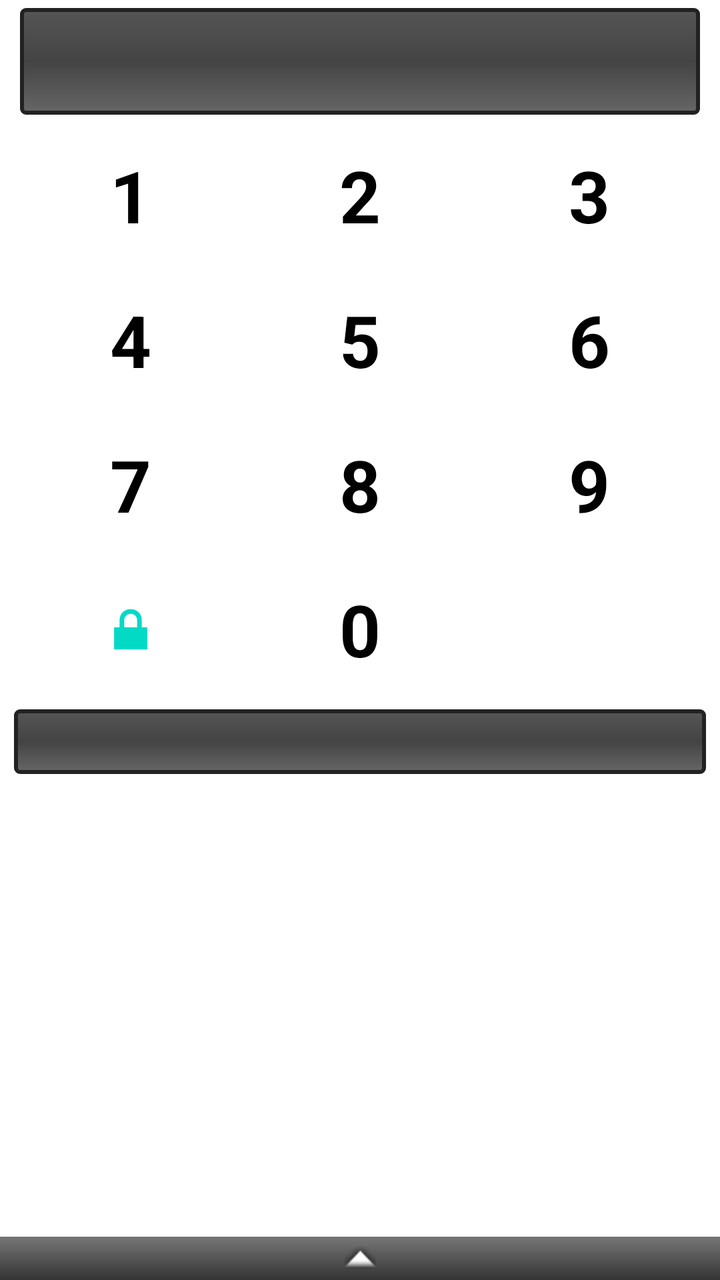
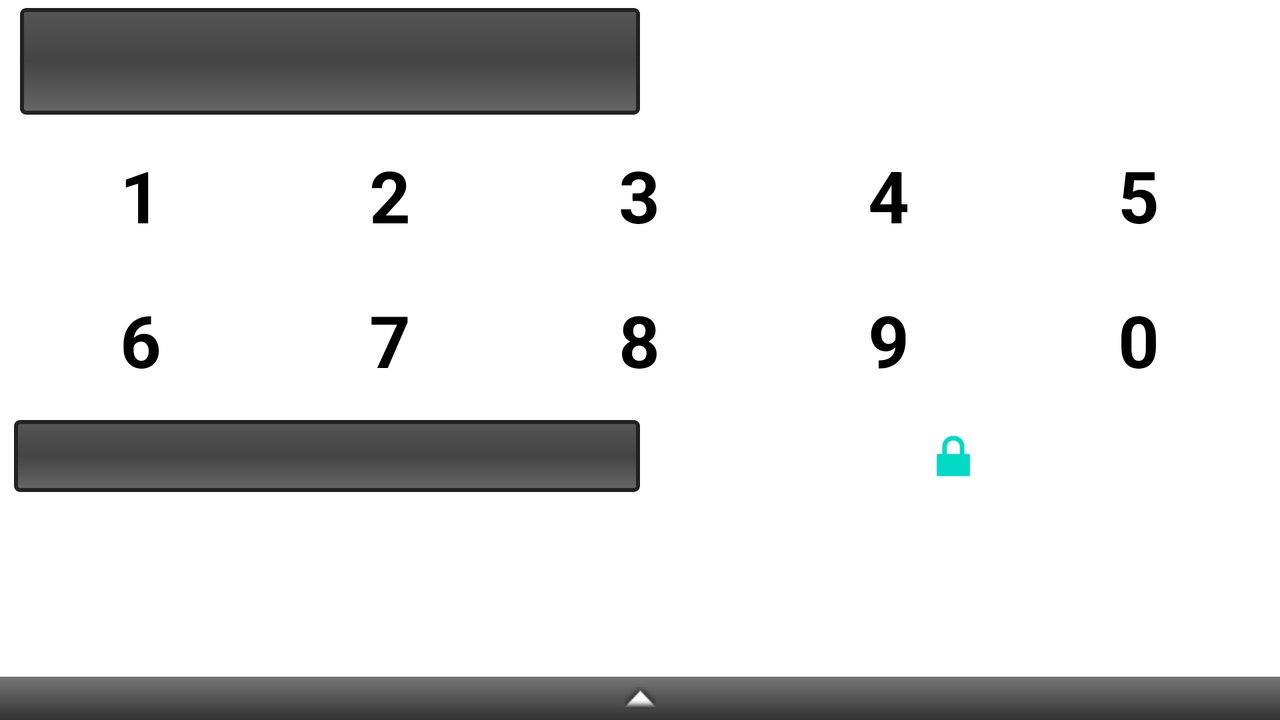

Two renders of one Android screen. The first uses the default layout on a phone; the second uses the alternative layout the repository ships for a different screen configuration, on a matching device. The two XML files are below.
<!-- AndroidManifest.xml: fallback theme Theme.MaterialComponents.DayNight.NoActionBar -->
<!-- res/layout/main.xml -->
<RelativeLayout xmlns:android="http://schemas.android.com/apk/res/android"
    xmlns:tools="http://schemas.android.com/tools"
    android:id="@+id/topLayout"
    android:layout_width="match_parent"
    android:layout_height="match_parent"
    android:orientation="vertical"
    tools:context=".BluetoothHC05" >

    <ScrollView
        android:id="@+id/scrollView1"
        android:layout_width="match_parent"
        android:layout_height="wrap_content" >

        <LinearLayout
            android:layout_width="match_parent"
            android:layout_height="match_parent"
            android:orientation="vertical"
            android:padding="4dp" >

            <LinearLayout
                android:layout_width="match_parent"
                android:layout_height="wrap_content"
                android:paddingLeft="6dp"
                android:paddingRight="6dp" >

                <EditText
                    android:id="@+id/pinText"
                    android:layout_width="0dip"
                    android:layout_height="wrap_content"
                    android:layout_weight="1"
                    android:background="@drawable/rounded"
                    android:clickable="false"
                    android:ems="10"
                    android:focusable="false"
                    android:focusableInTouchMode="false"
                    android:gravity="center_vertical|center_horizontal"
                    android:inputType="textPassword"
                    android:longClickable="false"
                    android:textColor="#ffffff"
                    android:textSize="40sp" >

                    <requestFocus />
                </EditText>
            </LinearLayout>

            <TableLayout
                android:layout_width="fill_parent"
                android:layout_height="wrap_content"
                android:layout_margin="4dp" >

                <TableRow
                    android:id="@+id/TableRow1"
                    android:layout_width="fill_parent"
                    android:layout_height="wrap_content" >

                    <Button
                        android:id="@+id/Button1"
                        style="@style/button"
                        android:layout_width="fill_parent"
                        android:layout_height="wrap_content"
                        android:layout_margin="2dp"
                        android:layout_weight="1"
                        android:onClick="buttonPressed"
                        android:text=" 1 " />

                    <Button
                        android:id="@+id/Button2"
                        style="@style/button"
                        android:layout_width="fill_parent"
                        android:layout_height="wrap_content"
                        android:layout_margin="2dp"
                        android:layout_weight="1"
                        android:onClick="buttonPressed"
                        android:text=" 2 " />

                    <Button
                        android:id="@+id/Button3"
                        style="@style/button"
                        android:layout_width="fill_parent"
                        android:layout_height="wrap_content"
                        android:layout_margin="2dp"
                        android:layout_weight="1"
                        android:onClick="buttonPressed"
                        android:text=" 3 " />
                </TableRow>

                <TableRow
                    android:id="@+id/TableRow2"
                    android:layout_width="fill_parent"
                    android:layout_height="wrap_content" >

                    <Button
                        android:id="@+id/Button4"
                        style="@style/button"
                        android:layout_width="fill_parent"
                        android:layout_height="wrap_content"
                        android:layout_margin="2dp"
                        android:layout_weight="1"
                        android:onClick="buttonPressed"
                        android:text=" 4 " />

                    <Button
                        android:id="@+id/Button5"
                        style="@style/button"
                        android:layout_width="fill_parent"
                        android:layout_height="wrap_content"
                        android:layout_margin="2dp"
                        android:layout_weight="1"
                        android:onClick="buttonPressed"
                        android:text=" 5 " />

                    <Button
                        android:id="@+id/button6"
                        style="@style/button"
                        android:layout_width="fill_parent"
                        android:layout_height="wrap_content"
                        android:layout_margin="2dp"
                        android:layout_weight="1"
                        android:onClick="buttonPressed"
                        android:text=" 6 " />
                </TableRow>

                <TableRow
                    android:id="@+id/TableRow3"
                    android:layout_width="fill_parent"
                    android:layout_height="wrap_content" >

                    <Button
                        android:id="@+id/Button7"
                        style="@style/button"
                        android:layout_width="fill_parent"
                        android:layout_height="wrap_content"
                        android:layout_margin="2dp"
                        android:layout_weight="1"
                        android:onClick="buttonPressed"
                        android:text="7" />

                    <Button
                        android:id="@+id/Button8"
                        style="@style/button"
                        android:layout_width="fill_parent"
                        android:layout_height="wrap_content"
                        android:layout_margin="2dp"
                        android:layout_weight="1"
                        android:onClick="buttonPressed"
                        android:text="8" />

                    <Button
                        android:id="@+id/Button9"
                        style="@style/button"
                        android:layout_width="fill_parent"
                        android:layout_height="wrap_content"
                        android:layout_margin="2dp"
                        android:layout_weight="1"
                        android:onClick="buttonPressed"
                        android:text="9" />
                </TableRow>

                <TableRow
                    android:id="@+id/TableRow4"
                    android:layout_width="fill_parent"
                    android:layout_height="wrap_content" >

                    <ImageButton
                        android:id="@+id/buttonOpen"
                        style="@style/button"
                        android:layout_width="fill_parent"
                        android:layout_height="match_parent"
                        android:layout_margin="2dp"
                        android:layout_weight="1"
                        android:onClick="buttonPressed"
                        android:src="@android:drawable/ic_lock_lock" />

                    <Button
                        android:id="@+id/Button0"
                        style="@style/button"
                        android:layout_width="fill_parent"
                        android:layout_height="wrap_content"
                        android:layout_margin="2dp"
                        android:layout_weight="1"
                        android:onClick="buttonPressed"
                        android:text=" 0 " />

                    <ImageButton
                        android:id="@+id/buttonBS"
                        style="@style/button"
                        android:layout_width="fill_parent"
                        android:layout_height="match_parent"
                        android:layout_margin="2dp"
                        android:layout_weight="1"
                        android:onClick="buttonPressed"
                        android:src="@android:drawable/ic_input_delete" />
                </TableRow>
            </TableLayout>

            <LinearLayout
                android:layout_width="match_parent"
                android:layout_height="wrap_content"
                android:paddingLeft="3dp"
                android:paddingRight="3dp" >

                <EditText
                    android:id="@+id/infoArea"
                    android:layout_width="match_parent"
                    android:layout_height="fill_parent"
                    android:layout_weight="1"
                    android:background="@drawable/rounded"
                    android:clickable="false"
                    android:ems="10"
                    android:focusable="false"
                    android:focusableInTouchMode="false"
                    android:gravity="center_vertical|center_horizontal"
                    android:inputType="textMultiLine"
                    android:longClickable="false"
                    android:padding="4dp"
                    android:scrollHorizontally="true"
                    android:scrollbars="horizontal" />
            </LinearLayout>
        </LinearLayout>
    </ScrollView>

    <SlidingDrawer
        android:id="@+id/slidingDrawer"
        android:layout_width="match_parent"
        android:layout_height="fill_parent"
        android:allowSingleTap="true"
        android:animateOnClick="true"
        android:content="@+id/logView"
        android:handle="@+id/handle"
        android:orientation="vertical" >

        <ImageButton
            android:id="@+id/handle"
            style="@style/button"
            android:layout_width="fill_parent"
            android:layout_height="wrap_content"
            android:background="@drawable/slider"
            android:focusableInTouchMode="true"
            android:maxLines="1"
            android:padding="5dp"
            android:scrollHorizontally="false"
            android:scrollbarAlwaysDrawVerticalTrack="false"
            android:src="@android:drawable/arrow_up_float"
            android:text="Logfile"
            android:textColor="@android:color/white"
            android:textSize="14sp" />

        <TextView
            android:id="@+id/logView"
            android:layout_width="fill_parent"
            android:layout_height="match_parent"
            android:background="#333"
            android:scrollHorizontally="false"
            android:scrollbarAlwaysDrawVerticalTrack="true"
            android:scrollbarStyle="outsideInset"
            android:scrollbars="vertical" />
    </SlidingDrawer>

</RelativeLayout>
<!-- resources referenced by this layout -->
<resources>
  <!-- drawable rounded (drawable) -->
  <?xml version="1.0" encoding="utf-8"?>
  <shape xmlns:android="http://schemas.android.com/apk/res/android"
      android:shape="rectangle" >
  
      <corners android:radius="2dp" />
  
      <gradient
          xmlns:android="http://schemas.android.com/apk/res/android"
          android:angle="90"
          android:centerColor="#444444"
          android:endColor="#555555"
          android:startColor="#666666"
          android:type="linear" />
  
      <stroke
          android:width="2dp"
          android:color="#222222" />
  
  </shape>
  <!-- drawable slider (drawable) -->
  <?xml version="1.0" encoding="utf-8"?>
  <shape xmlns:android="http://schemas.android.com/apk/res/android"
      android:shape="rectangle" >
  
      <gradient
          xmlns:android="http://schemas.android.com/apk/res/android"
          android:angle="90"
          android:endColor="#777"
          android:startColor="#333"
          android:type="linear" >
      </gradient>
      
  
  </shape>
  <style name="button" parent="@android:style/Widget.Button">
          <item name="android:gravity">center_vertical|center_horizontal</item>
          <item name="android:shadowColor">#FFFFFF</item>
          <item name="android:shadowDx">2</item>
          <item name="android:shadowDy">2</item>
          <item name="android:shadowRadius">1</item>
          <item name="android:textStyle">bold</item>
          <item name="android:textSize">36sp</item>
          <item name="android:background">@drawable/button</item>
          <item name="android:focusable">true</item>
          <item name="android:clickable">true</item>
          <item name="android:textColor">@drawable/button_text</item>
  
           </style>
  <!-- drawable button_text (drawable) -->
  <?xml version="1.0" encoding="utf-8"?>
  <selector xmlns:android="http://schemas.android.com/apk/res/android">
    
    <item android:state_enabled="false" android:color="#202020" /> 
    <item                               android:color="#000000"/>
  </selector>
</resources>
<!-- res/layout-land/main.xml (the repository's variant of the layout above) -->
<!-- drawn on the phone turned sideways -->
<RelativeLayout xmlns:android="http://schemas.android.com/apk/res/android"
    xmlns:tools="http://schemas.android.com/tools"
    android:id="@+id/topLayout"
    android:layout_width="match_parent"
    android:layout_height="match_parent"
    android:orientation="horizontal"
    tools:context=".BluetoothHC05" >

    <ScrollView
        android:id="@+id/scrollView"
        android:layout_width="match_parent"
        android:layout_height="wrap_content" >

        <LinearLayout
            android:layout_width="match_parent"
            android:layout_height="match_parent"
            android:orientation="vertical"
            android:padding="4dp" >

            <LinearLayout
                android:layout_width="match_parent"
                android:layout_height="wrap_content"
                android:paddingLeft="6dp"
                android:paddingRight="6dp" >

                <EditText
                    android:id="@+id/pinText"
                    android:layout_width="fill_parent"
                    android:layout_height="wrap_content"
                    android:layout_weight="1"
                    android:background="@drawable/rounded"
                    android:clickable="false"
                    android:ems="10"
                    android:focusable="false"
                    android:focusableInTouchMode="false"
                    android:gravity="center_vertical|center_horizontal"
                    android:inputType="textPassword"
                    android:longClickable="false"
                    android:textColor="#ffffff"
                    android:textSize="40sp" >

                    <requestFocus />
                </EditText>

                <ImageButton
                    android:id="@id/buttonBS"
                    style="@style/button"
                    android:layout_width="fill_parent"
                    android:layout_height="match_parent"
                    android:layout_margin="2dp"
                    android:layout_weight="1"
                    android:onClick="buttonPressed"
                    android:padding="100dp"
                    android:src="@android:drawable/ic_input_delete" />
            </LinearLayout>

            <TableLayout
                android:layout_width="fill_parent"
                android:layout_height="wrap_content"
                android:layout_margin="4dp" >

                <TableRow
                    android:id="@+id/TableRow1"
                    android:layout_width="fill_parent"
                    android:layout_height="wrap_content" >

                    <Button
                        android:id="@+id/Button1"
                        style="@style/button"
                        android:layout_width="fill_parent"
                        android:layout_height="wrap_content"
                        android:layout_margin="2dp"
                        android:layout_weight="1"
                        android:onClick="buttonPressed"
                        android:text=" 1 " />

                    <Button
                        android:id="@+id/Button2"
                        style="@style/button"
                        android:layout_width="fill_parent"
                        android:layout_height="wrap_content"
                        android:layout_margin="2dp"
                        android:layout_weight="1"
                        android:onClick="buttonPressed"
                        android:text=" 2 " />

                    <Button
                        android:id="@+id/Button3"
                        style="@style/button"
                        android:layout_width="fill_parent"
                        android:layout_height="wrap_content"
                        android:layout_margin="2dp"
                        android:layout_weight="1"
                        android:onClick="buttonPressed"
                        android:text=" 3 " />

                    <Button
                        android:id="@+id/Button4"
                        style="@style/button"
                        android:layout_width="fill_parent"
                        android:layout_height="wrap_content"
                        android:layout_margin="2dp"
                        android:layout_weight="1"
                        android:onClick="buttonPressed"
                        android:text=" 4 " />

                    <Button
                        android:id="@+id/Button5"
                        style="@style/button"
                        android:layout_width="fill_parent"
                        android:layout_height="wrap_content"
                        android:layout_margin="2dp"
                        android:layout_weight="1"
                        android:onClick="buttonPressed"
                        android:text=" 5 " />
                </TableRow>

                <TableRow
                    android:id="@+id/TableRow2"
                    android:layout_width="fill_parent"
                    android:layout_height="wrap_content" >

                    <Button
                        android:id="@+id/button6"
                        style="@style/button"
                        android:layout_width="fill_parent"
                        android:layout_height="wrap_content"
                        android:layout_margin="2dp"
                        android:layout_weight="1"
                        android:onClick="buttonPressed"
                        android:text=" 6 " />

                    <Button
                        android:id="@+id/Button7"
                        style="@style/button"
                        android:layout_width="fill_parent"
                        android:layout_height="wrap_content"
                        android:layout_margin="2dp"
                        android:layout_weight="1"
                        android:onClick="buttonPressed"
                        android:text=" 7 " />

                    <Button
                        android:id="@+id/Button8"
                        style="@style/button"
                        android:layout_width="fill_parent"
                        android:layout_height="wrap_content"
                        android:layout_margin="2dp"
                        android:layout_weight="1"
                        android:onClick="buttonPressed"
                        android:text="8" />

                    <Button
                        android:id="@+id/Button9"
                        style="@style/button"
                        android:layout_width="fill_parent"
                        android:layout_height="wrap_content"
                        android:layout_margin="2dp"
                        android:layout_weight="1"
                        android:onClick="buttonPressed"
                        android:text="9" />

                    <Button
                        android:id="@+id/Button0"
                        style="@style/button"
                        android:layout_width="fill_parent"
                        android:layout_height="wrap_content"
                        android:layout_margin="2dp"
                        android:layout_weight="1"
                        android:onClick="buttonPressed"
                        android:text=" 0 " />
                </TableRow>

                <TableRow
                    android:id="@+id/TableRow4"
                    android:layout_width="fill_parent"
                    android:layout_height="wrap_content" >
                </TableRow>
            </TableLayout>

            <LinearLayout
                android:layout_width="match_parent"
                android:layout_height="wrap_content"
                android:paddingLeft="3dp"
                android:paddingRight="3dp" >

                <EditText
                    android:id="@+id/infoArea"
                    android:layout_width="match_parent"
                    android:layout_height="fill_parent"
                    android:layout_weight="1"
                    android:background="@drawable/rounded"
                    android:clickable="false"
                    android:ems="10"
                    android:focusable="false"
                    android:focusableInTouchMode="false"
                    android:gravity="center_vertical|center_horizontal"
                    android:inputType="textMultiLine"
                    android:longClickable="false"
                    android:padding="4dp"
                    android:scrollHorizontally="true"
                    android:scrollbars="horizontal" />

                <ImageButton
                    android:id="@+id/buttonOpen"
                    style="@style/button"
                    android:layout_width="fill_parent"
                    android:layout_height="match_parent"
                    android:layout_margin="2dp"
                    android:layout_weight="1"
                    android:onClick="buttonPressed"
                    android:src="@android:drawable/ic_lock_lock" />
            </LinearLayout>
        </LinearLayout>
    </ScrollView>

    <SlidingDrawer
        android:id="@+id/slidingDrawer1"
        android:layout_width="match_parent"
        android:layout_height="fill_parent"
        android:allowSingleTap="true"
        android:animateOnClick="true"
        android:content="@+id/logView"
        android:handle="@+id/handle"
        android:orientation="vertical" >

        <ImageButton
            android:id="@+id/handle"
            style="@style/button"
            android:layout_width="fill_parent"
            android:layout_height="wrap_content"
            android:background="@drawable/slider"
            android:focusableInTouchMode="true"
            android:maxLines="1"
            android:padding="5dp"
            android:scrollHorizontally="false"
            android:scrollbarAlwaysDrawVerticalTrack="false"
            android:src="@android:drawable/arrow_up_float"
            android:text="Logfile"
            android:textColor="@android:color/white"
            android:textSize="14sp" />

        <TextView
            android:id="@+id/logView"
            android:layout_width="fill_parent"
            android:layout_height="match_parent"
            android:background="#333"
            android:scrollHorizontally="false"
            android:scrollbarAlwaysDrawVerticalTrack="true"
            android:scrollbarStyle="outsideInset"
            android:scrollbars="vertical" />
        
    </SlidingDrawer>

</RelativeLayout>
